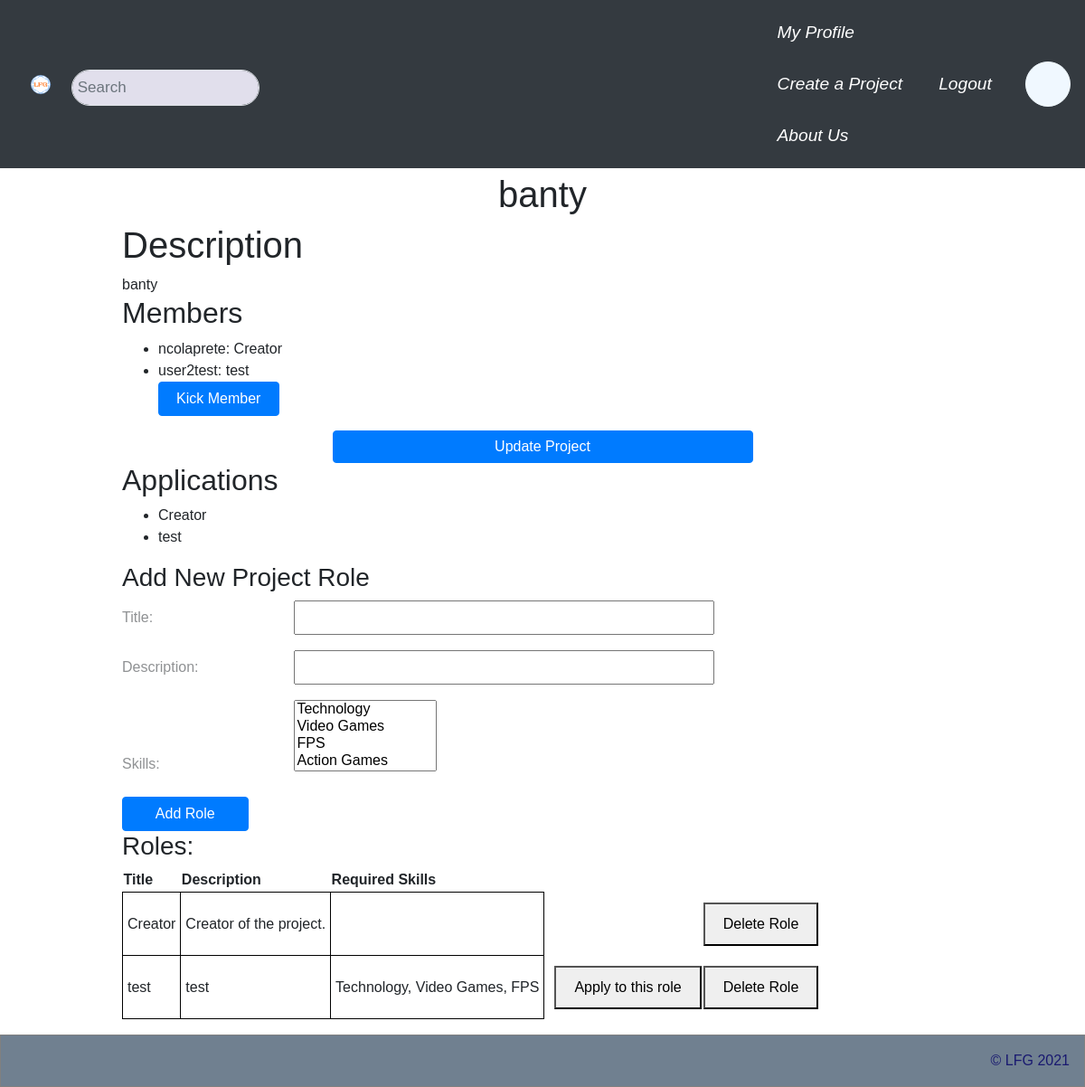
The page /project/6/ (signed in) on the database its author committed.
### LFGCore/models.py (models this page shows, shortened)
class Project(models.Model):
  channels = models.ManyToManyField('ChatChannel', through='ProjectChannel')
  name = models.CharField(max_length=45)
  description = models.CharField(max_length=10000)
  start_date = models.DateTimeField(default=now)
  end_date = models.DateTimeField(null=True)
  active = models.BooleanField(default=True)
  objects = ProjectManager()
  def applicable_role_list(self, user):
    roles = []
    for role in self.get_roles():
      is_applicable = True
      if not user.is_authenticated:
        is_applicable = False
      else:
        membership = False
        if self.member_set.filter(profile=user.profile):
          membership = self.member_set.get(profile=user.profile)
        if role in map(lambda a: a.role, user.profile.application_set.filter(~(Q(status='R') | Q(status='D')))):
          is_applicable = False
        if membership and role in membership.roles.all():
          is_applicable = False
        roles.append((role, is_applicable))
    return roles
  def get_roles(self):
    return self.role_set.filter(active=True)

class Member(models.Model):
  profile = models.ForeignKey(Profile, on_delete=models.CASCADE)
  project = models.ForeignKey(Project, on_delete=models.CASCADE)
  roles = models.ManyToManyField('Role', through='RolePeriod')
  is_owner = models.BooleanField()
  start_date = models.DateTimeField(default=now)
  end_date = models.DateTimeField(null=True)
  active = models.BooleanField(default=True)

class Profile(models.Model):
  user = models.OneToOneField(User, on_delete=models.CASCADE)
  address = models.OneToOneField('Address', on_delete=models.CASCADE, null=True)
  projects = models.ManyToManyField('Project', through='Member', related_name="memberships")
  chat_channels = models.ManyToManyField('ChatChannel', related_name="channels")
  chats = models.ManyToManyField('ChatChannel', related_name="chats", through='Chat')
  friends = models.ManyToManyField("self", through='Friend')
  bio = models.CharField(max_length=1000, null=True, default="")
  phone_regex = RegexValidator(regex=r'^\+?1?\d{9,15}$', message="Phone number must be entered in the format: '+999999999'. Up to 15 digits allowed.")
  telephone_number = models.CharField(validators=[phone_regex], max_length=17, blank=True, default="") # validators should be a list
  applications = models.ManyToManyField('Role', through='Application', related_name="role_application")

class Role(models.Model):
  project = models.ForeignKey(Project, on_delete=models.CASCADE)
  skills = models.ManyToManyField('Skill')
  title = models.CharField(max_length=45)
  description = models.CharField(max_length=1000)
  active = models.BooleanField(default=True)
  def __str__(self):
    return self.title

class Skill(models.Model):
  parent = models.ForeignKey("self", on_delete=models.CASCADE, null=True)
  name = models.CharField(max_length=45)
  description = models.CharField(max_length=250)
  def __str__(self):
    return self.name

### LFGCore/views.py (the view)
# urls.py: path('project/<int:id>/', views.project, name= 'project_view'),
@login_required
def project(request, id=None):
  if id == None:
    return HttpResponseNotFound()
  else:
    project = Project.objects.get(id=id)
    if project == None or not project.active:
      return HttpResponseNotFound(f"<p>Project id {id} does not exist</p>")
  role_form = ProjectRoleForm(initial={'project' : project})
  membership = request.user.profile.member_set.filter(project=project)
  is_owner = False
  if not membership.exists():
    membership = None
  else:
    membership = membership.first()
    is_owner = membership.is_owner
  role_list = project.applicable_role_list(request.user)
  return render(request, 'LFGCore/project.html', {
    "user" : request.user,
    "membership" : membership,
    "is_owner" : is_owner,
    "project" : project,
    "role_list" : role_list,
    "role_form" : role_form,
    'logged_in' : request.user.is_authenticated
  })

### LFGCore/forms.py
class ProjectRoleForm(forms.ModelForm):
    class Meta:
        model = Role
        fields = ('title', 'description', 'project', 'skills')
    def __init__(self, *args, **kwargs):
        super(ProjectRoleForm, self).__init__(*args, **kwargs)
        self.fields['project'].widget = forms.HiddenInput()
        self.fields['skills'] = forms.ModelMultipleChoiceField(queryset=Skill.objects.all(), widget=forms.SelectMultiple())

### LFGCore/templates/LFGCore/project.html (shortened to what this page needs)
{% extends "LFGCore/base.html" %}
{% block content %}
<h1 style="text-align: center;">{{ project.name }}</h1>
<h1>Description</h1>
{{ project.description }}
<h2>Members</h2>
<ul>
  {% for member in project.member_set.all %}
    <li>
      {{ member.profile.user.username }}: {{ member.roles.all|join:", " }}
      {% if is_owner and member.profile != user.profile and not member.is_owner %}
        <form action="/membership/quit/{{ member.id }}/" method="post">
          <button class="btn btn-primary" type="submit">Kick Member</button>
        </form>
      {% endif %}
    </li>
  {% endfor %}
</ul>
{% if is_owner %}
<center>
  <form action="/project/update/{{project.id}}/">
    <input class="btn btn-primary" type="submit" value="Update Project" />
  </form>
</center>
{% endif %}
{% if is_owner %}
<h2>Applications</h2>
<ul>
  {% for role in project.role_set.all %}
  <li>
    {{ role.title }}
  </li>
  {% endfor %}
</ul>
<h3>Add New Project Role</h3>
<form action="/role/create/" method='post'>
  {{ role_form.as_p }}
  <button class="btn btn-primary"type="submit">Add Role</button>
</form>
{% endif %}
<h3>Roles:</h3>
<table>
  <tr>
    <th>Title</th>
    <th>Description</th>
    <th>Required Skills</th>
  </tr>
  {% for role, is_applicable in role_list %}
  <tr>
    <td style='border: 1px solid black; padding: 5px'>{{ role.title }}</td>
    <td style='border: 1px solid black; padding: 5px'>{{ role.description }}</td>
    <td style='border: 1px solid black; padding: 5px'>{{ role.skills.all|join:", " }}</td>
    <td>
      {% if is_applicable %}
      <form action="/role/apply/{{ role.id }}/" method="post">
        <button class="button" type="submit">Apply to this role</button>
      </form>
      {% endif %}
    </td>
    <td>
      {% if is_owner %}
      <form action="/role/delete/" , method='post'>
        <button class="button" type="submit">Delete Role</button>
      </form>
      {% endif %}
    </td>
  </tr>
  {% endfor %}
{% endblock content %}

### static/top/top.css (style rules this page uses)
* { box-sizing: border-box; }
body { margin: 0; font-family: Arial, Helvetica, sans-serif; }
.button { display: block; margin: 10px; padding: 10px; width: 100% }
.container input { width: 50%; padding: 5px; }
.container label { width: 20%; opacity: 0.5; text-align: left; margin-left: 0px; }
button { width: 15%; padding: 5px; }

### rows shown on the page
Project: name "banty", description "banty"
Member: profile.user.username "ncolaprete", roles.all "Creator"
Member: profile.user.username "user2test", roles.all "test"
Role: title "Creator", description "Creator of the project."
Role: title "test", description "test", skills.all "Technology, Video Games, FPS"
